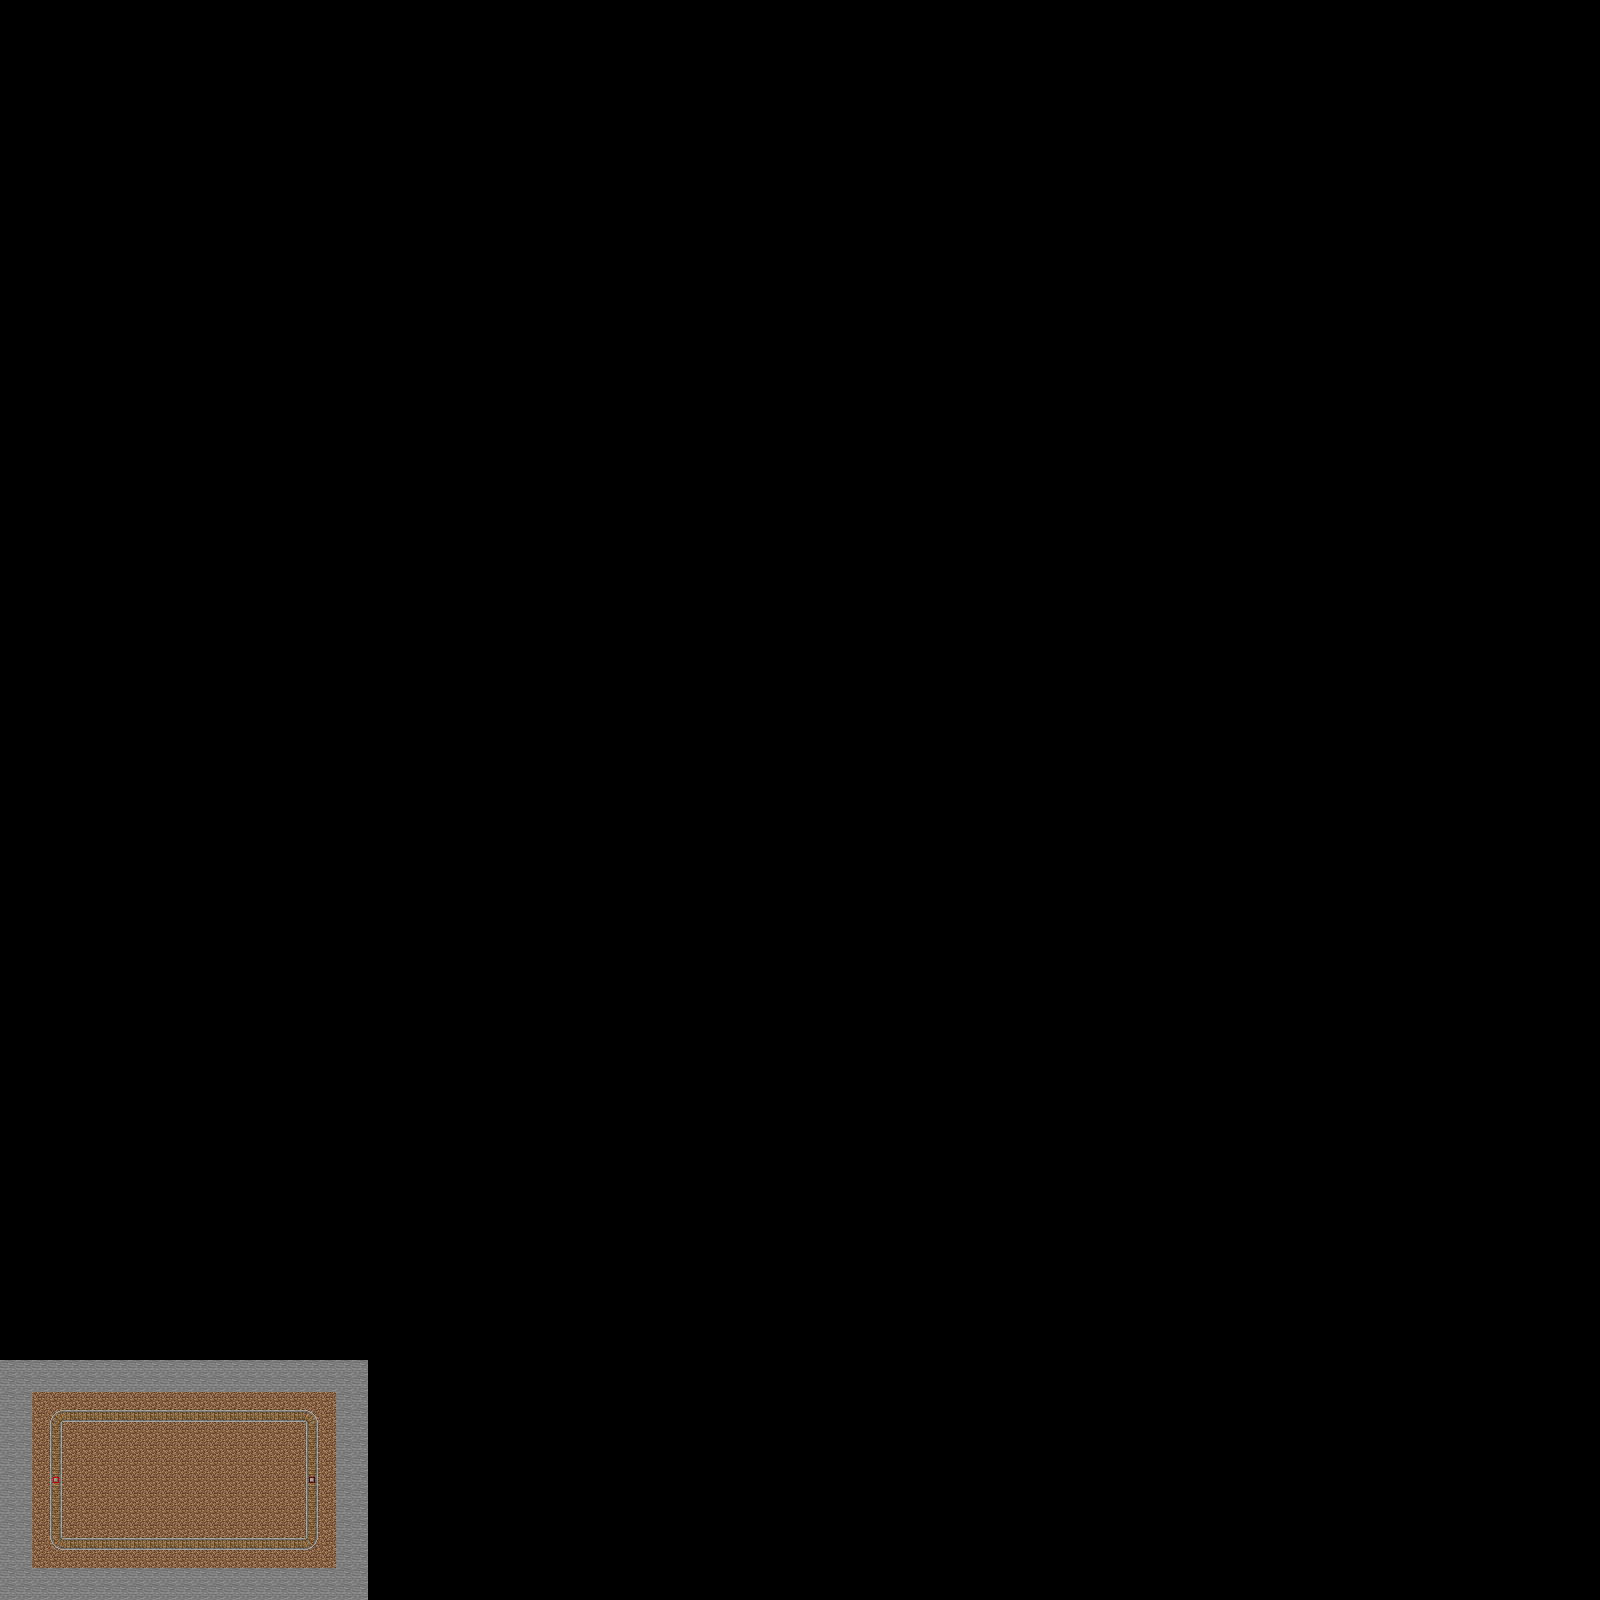

Below is a game level as drawn by its tile map, then a one-line description and the .tmx that defines it (tile-layer data replaced by summaries):
An orthogonal 100x100 tile map with 16x16 px tiles, 2 tile layers (Background, Rails).

<map version="1.2" tiledversion="1.2.1" orientation="orthogonal" renderorder="right-down" width="100" height="100" tilewidth="16" tileheight="16" infinite="0" nextlayerid="3" nextobjectid="1">
 <tileset firstgid="1" source="Blocks.tsx" />
 <layer id="1" name="Background" width="100" height="100">
  <data>[10000 cells, 345 non-empty, 2 distinct tile ids]</data>
 </layer>
 <layer id="2" name="Rails" width="100" height="100">
  <data>[10000 cells, 48 non-empty, 4 distinct tile ids]</data>
 </layer>
</map>
